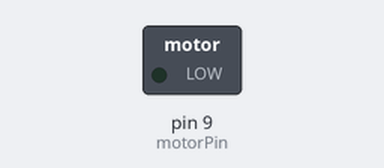
The sketch below on a simulated Arduino Uno, built with avr-gcc and run on an emulated ATmega328P. Shown: switched loads named in the sketch (green lamp = pin HIGH).

Above: at 0.05 s.
At 5.5 s:
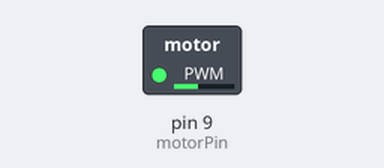
At 11.0 s:
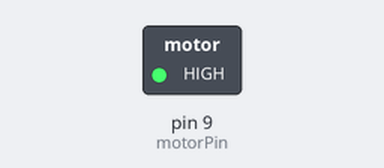
Timing chart, 0 to 14.3 s (numbered marks = the images above):
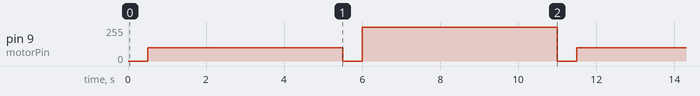

Measured:
- by itself, pin 9 (motorPin): repeats every 11.0 s: 0/255 0.50 s, 255/255 5.0 s, 0/255 0.50 s, 100/255 5.0 s

The sketch:

MWE_Ch08_GearheadAnalog.ino
```cpp
/*
Make: Wearable Electronics
 Gearhead Motor Analog Example
 */

// initialize variables
int motorPin = 9;

void setup() {
}

void loop () {
  // turn motor off
  analogWrite(motorPin, 0);
  delay(500);

  // spin motor slowly
  analogWrite(motorPin, 100);
  delay(5000);

  // turn motor off
  analogWrite(motorPin, 0);
  delay(500);

  // spin motor at full speed
  analogWrite(motorPin, 255);
  delay(5000);
}
```
